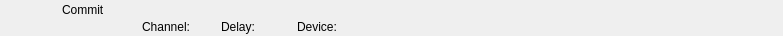
<?xml version="1.0" encoding="UTF-8"?>
<ui version="4.0">
 <class>RundownCommitWidget</class>
 <widget class="QWidget" name="RundownCommitWidget">
  <property name="geometry">
   <rect>
    <x>0</x>
    <y>0</y>
    <width>783</width>
    <height>36</height>
   </rect>
  </property>
  <layout class="QHBoxLayout" name="horizontalLayout">
   <property name="margin">
    <number>0</number>
   </property>
   <item>
    <widget class="QFrame" name="frameItem">
     <property name="sizePolicy">
      <sizepolicy hsizetype="Preferred" vsizetype="Fixed">
       <horstretch>0</horstretch>
       <verstretch>0</verstretch>
      </sizepolicy>
     </property>
     <property name="minimumSize">
      <size>
       <width>0</width>
       <height>36</height>
      </size>
     </property>
     <widget class="QLabel" name="labelThumbnail">
      <property name="geometry">
       <rect>
        <x>22</x>
        <y>2</y>
        <width>32</width>
        <height>32</height>
       </rect>
      </property>
      <property name="text">
       <string/>
      </property>
      <property name="pixmap">
       <pixmap resource="../Resource.qrc">:/Graphics/Images/Mixer.png</pixmap>
      </property>
     </widget>
     <widget class="QLabel" name="labelChannel">
      <property name="geometry">
       <rect>
        <x>142</x>
        <y>19</y>
        <width>70</width>
        <height>16</height>
       </rect>
      </property>
      <property name="text">
       <string>Channel:</string>
      </property>
     </widget>
     <widget class="QLabel" name="labelLabel">
      <property name="geometry">
       <rect>
        <x>62</x>
        <y>2</y>
        <width>561</width>
        <height>16</height>
       </rect>
      </property>
      <property name="text">
       <string>Commit</string>
      </property>
     </widget>
     <widget class="QLabel" name="labelColor">
      <property name="geometry">
       <rect>
        <x>0</x>
        <y>0</y>
        <width>18</width>
        <height>36</height>
       </rect>
      </property>
      <property name="text">
       <string/>
      </property>
     </widget>
     <widget class="QLabel" name="labelGroupColor">
      <property name="geometry">
       <rect>
        <x>0</x>
        <y>0</y>
        <width>6</width>
        <height>36</height>
       </rect>
      </property>
      <property name="text">
       <string/>
      </property>
     </widget>
     <widget class="QLabel" name="labelDevice">
      <property name="geometry">
       <rect>
        <x>297</x>
        <y>19</y>
        <width>332</width>
        <height>16</height>
       </rect>
      </property>
      <property name="text">
       <string>Device:</string>
      </property>
     </widget>
     <widget class="QLabel" name="labelDelay">
      <property name="geometry">
       <rect>
        <x>221</x>
        <y>19</y>
        <width>67</width>
        <height>16</height>
       </rect>
      </property>
      <property name="text">
       <string>Delay:</string>
      </property>
     </widget>
    </widget>
   </item>
   <item>
    <widget class="QLabel" name="labelGpiTriggerable">
     <property name="minimumSize">
      <size>
       <width>32</width>
       <height>32</height>
      </size>
     </property>
     <property name="maximumSize">
      <size>
       <width>32</width>
       <height>32</height>
      </size>
     </property>
     <property name="text">
      <string/>
     </property>
     <property name="pixmap">
      <pixmap resource="../Resource.qrc">:/Graphics/Images/GpiConnected.png</pixmap>
     </property>
    </widget>
   </item>
   <item>
    <widget class="QLabel" name="labelDisconnected">
     <property name="minimumSize">
      <size>
       <width>32</width>
       <height>32</height>
      </size>
     </property>
     <property name="maximumSize">
      <size>
       <width>32</width>
       <height>32</height>
      </size>
     </property>
     <property name="text">
      <string/>
     </property>
     <property name="pixmap">
      <pixmap resource="../Resource.qrc">:/Graphics/Images/Disconnected.png</pixmap>
     </property>
    </widget>
   </item>
   <item>
    <widget class="QLabel" name="labelActiveColor">
     <property name="minimumSize">
      <size>
       <width>2</width>
       <height>36</height>
      </size>
     </property>
     <property name="maximumSize">
      <size>
       <width>2</width>
       <height>36</height>
      </size>
     </property>
     <property name="text">
      <string/>
     </property>
    </widget>
   </item>
  </layout>
 </widget>
 <resources>
  <include location="../Resource.qrc"/>
 </resources>
 <connections/>
 <slots>
  <slot>addToCombo()</slot>
 </slots>
</ui>
